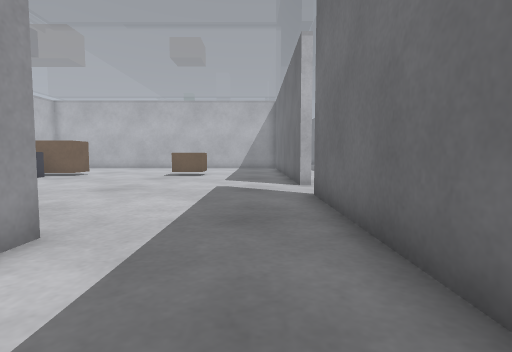
view 1 (above)

24 first-person views from a walk through a world built for the Gazebo simulator. The camera is 0.5 m above the floor, tilts 4° down and sees 80° across. The floor is counted in squares, 0.5 m on a side. Each view is taken from the middle of a square. On the plan, view 1 faces up. The plan holds only what a view shows up to about 12 squares ahead; the rest is blank. The place goes on beyond the plan.

view 2
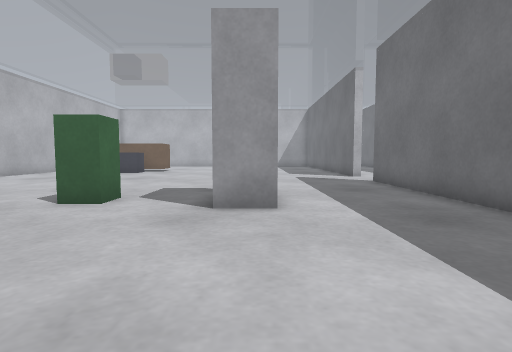

view 3
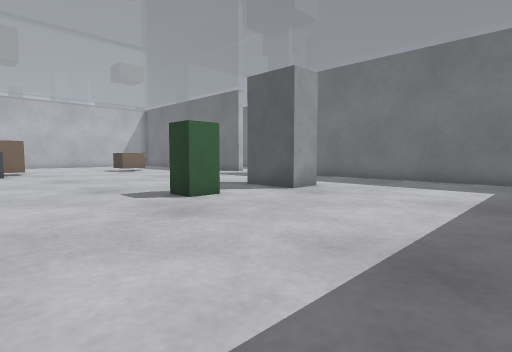

view 4
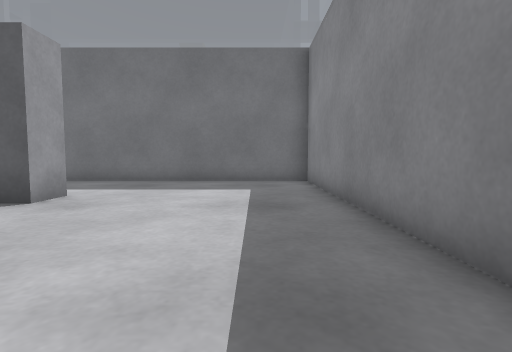

view 5
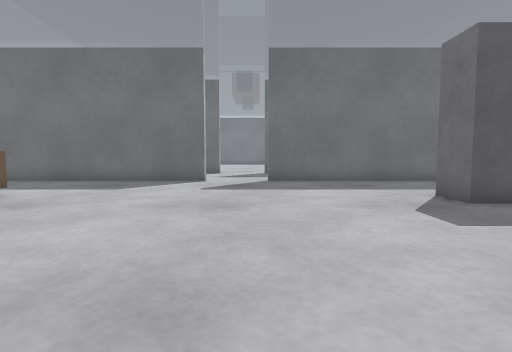

view 6
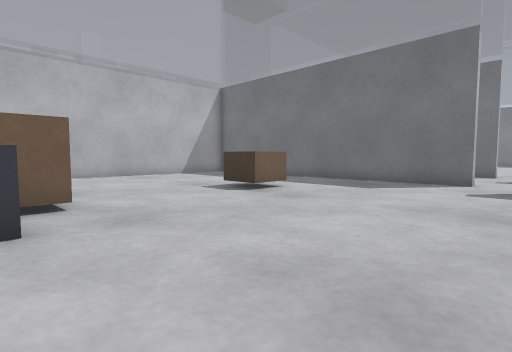

view 7
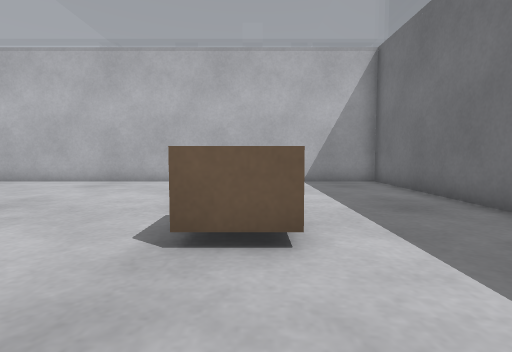

view 8
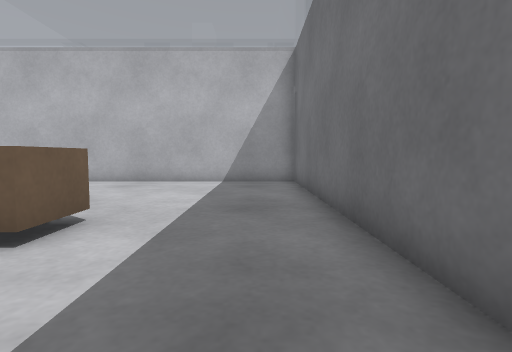

view 9
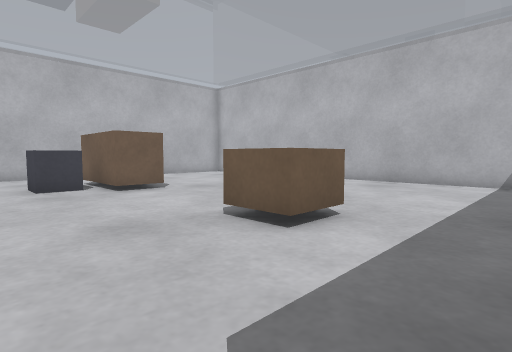

view 10
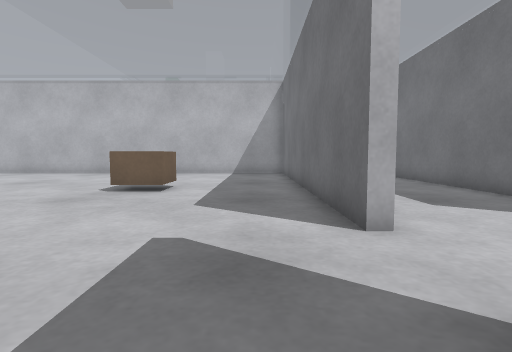

view 11
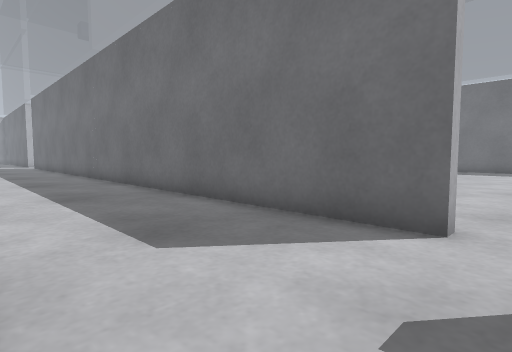

view 12
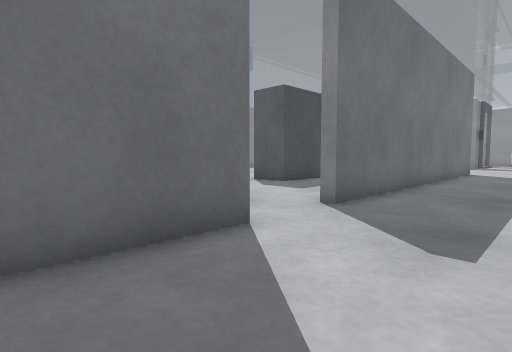

view 13
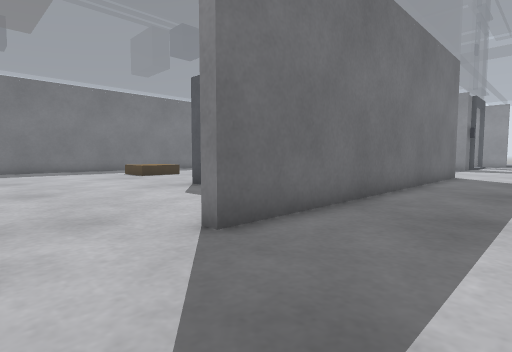

view 14
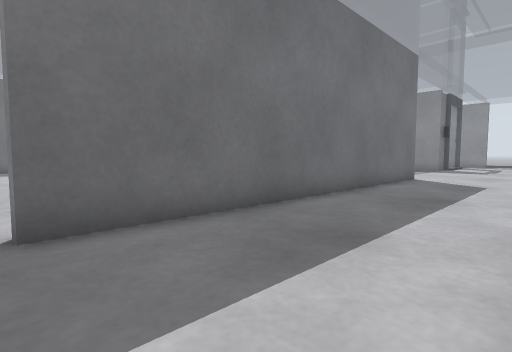

view 15
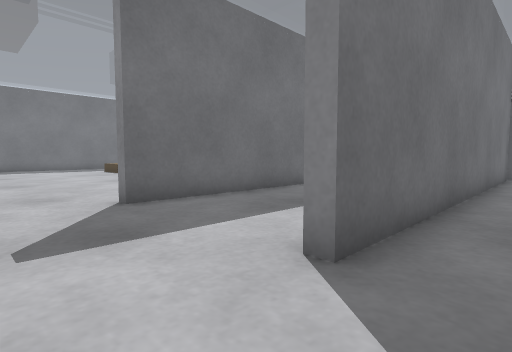

view 16
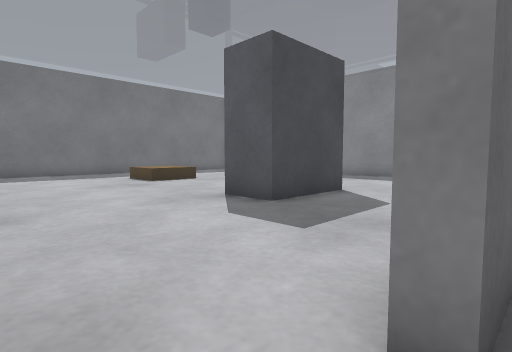

view 17
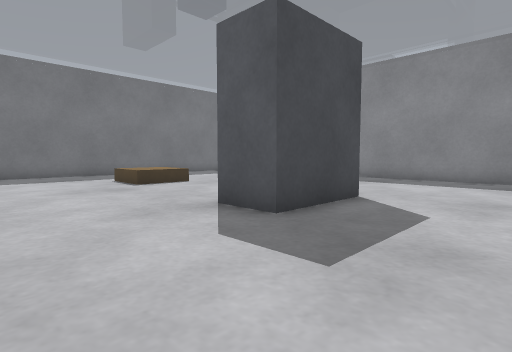

view 18
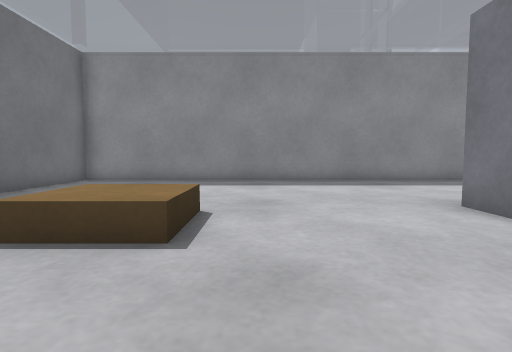

view 19
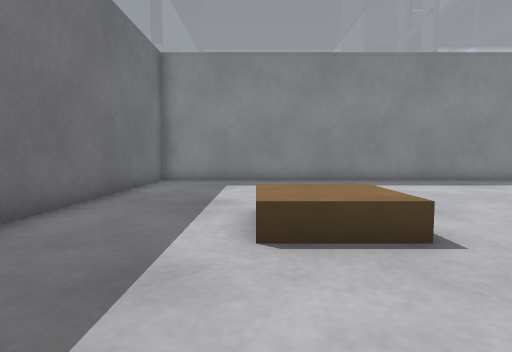

view 20
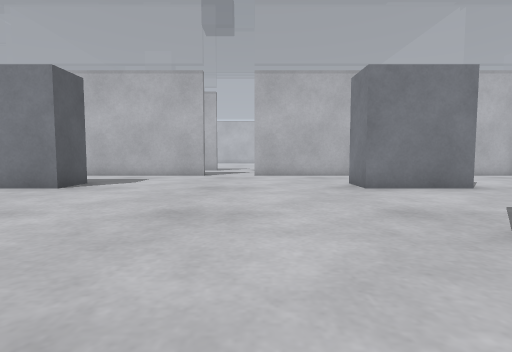

view 21
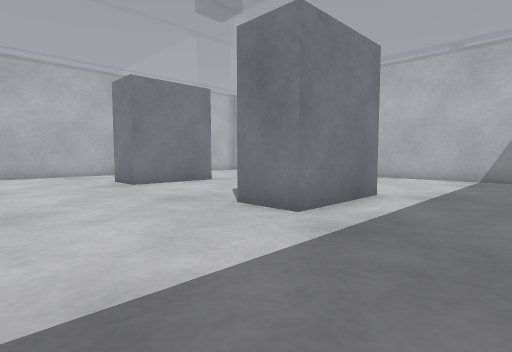

view 22
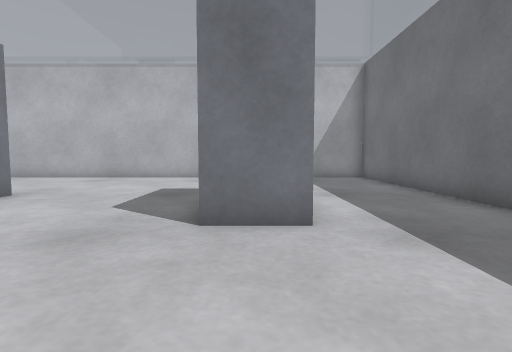

view 23
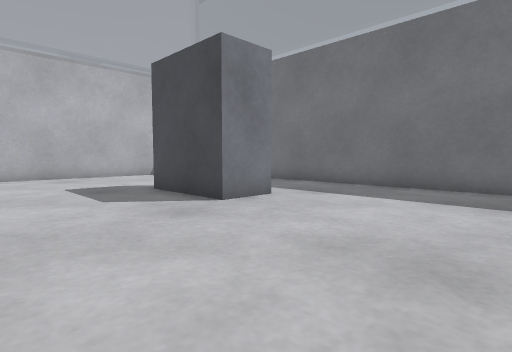

view 24
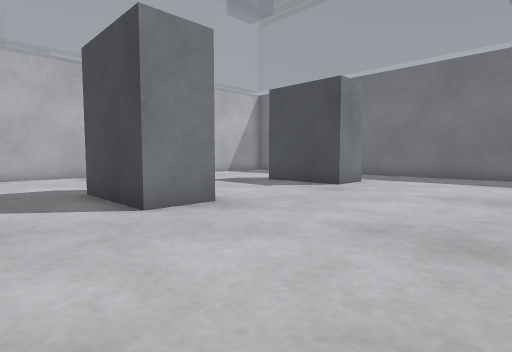

### Floor plan
Points are (right, up) in squares from view 1. A wall is a line through its corners. A room is listed if a view was taken in it or the views show most of it. See-through windows are left out.
Room 1 (views 1, 2, 3, 4, 5, 6, 7, 8, 9, 10, 15)
walls: (1.4, 9.9) (1.4, 22.4) (-11.5, 22.4); (-7.8, -4.9) (1.4, -4.9) (1.4, 7.5)
ways out: opening at (1.5, 8.5) to room 2
objects: grey box (-11, 12) to (-9, 14); brown box (-11, 14); brown box (-9, 14) to (-9, 16); green box (-7, 2) to (-6, 3); grey box (-4, 2) to (-3, 4); brown box (-4, 14) to (-3, 16)
Room 2 (views 11, 12, 13, 14, 16, 17)
walls: (1.4, 7.5) (1.9, 7.5); (6.6, 9.9) (6.2, 9.9) (6.2, 22.1); (1.9, 9.9) (1.4, 9.9); (6.2, -5.1) (6.2, 7.5) (6.6, 7.5)
ways out: opening at (1.5, 8.5) to room 1; opening at (6.5, 8.5) to room 3
Room 3 (views 18, 19, 20, 21, 22, 23, 24)
walls: (22.6, 8.8) (22.6, 21.2); (6.6, 10.9) (6.6, 10.2); (15.9, 22.4) (14.2, 22.4); (10.9, 22.4) (9.2, 22.4); (20.9, 22.4) (18.1, 22.4); (7.8, -4.9) (22.6, -4.9) (22.6, 2.8)
ways out: opening at (6.5, 8.5) to room 2
objects: grey box (10, 1) to (12, 4); grey box (10, 13) to (12, 16); brown box (17, 2) to (19, 4); grey box (17, 13) to (19, 16)

Where each view was taken, in squares from view 1:
view 1: 0 up, 0 right, facing up
view 2: 4 down, 3 left, facing up
view 3: 4 down, 11 left, facing up-right
view 4: 3 down, 10 left, facing right
view 5: 8 up, 10 left, facing right
view 6: 8 up, 10 left, facing up-right
view 7: 11 up, 3 left, facing up
view 8: 11 up, 0 right, facing up
view 9: 11 up, 0 right, facing up-left
view 10: 6 up, 0 right, facing up
view 11: 9 up, 2 right, facing up-right
view 12: 13 up, 3 right, facing down-right
view 13: 10 up, 3 right, facing down-right
view 14: 8 up, 2 right, facing down-right
view 15: 10 up, 0 right, facing down-right
view 16: 9 up, 6 right, facing down-right
view 17: 8 up, 7 right, facing down-right
view 18: 7 up, 16 right, facing down
view 19: 7 up, 19 right, facing down
view 20: 10 up, 21 right, facing left
view 21: 9 up, 22 right, facing up-left
view 22: 9 up, 18 right, facing up
view 23: 8 up, 13 right, facing up-right
view 24: 8 up, 8 right, facing up-right
